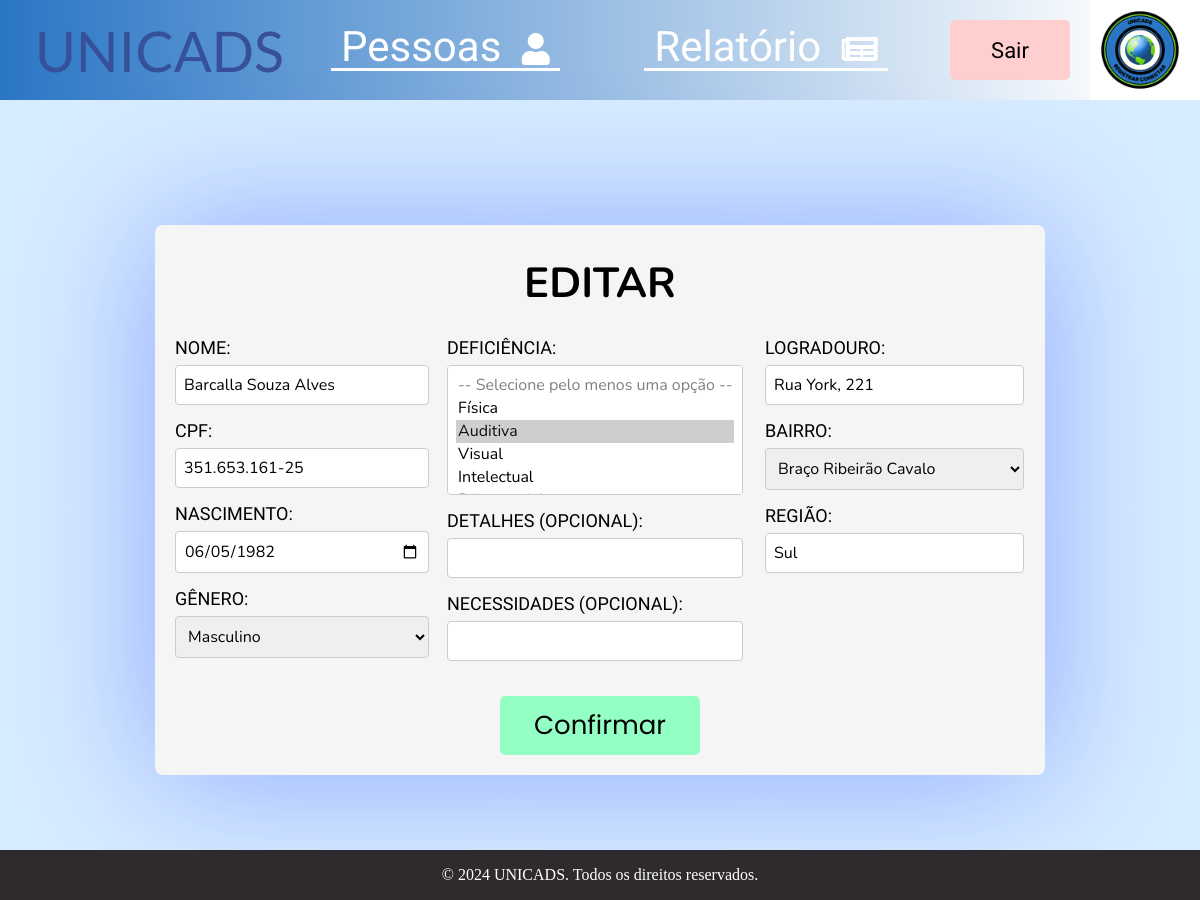
Before: /editar-pessoa/119 (signed in) with the older database file.
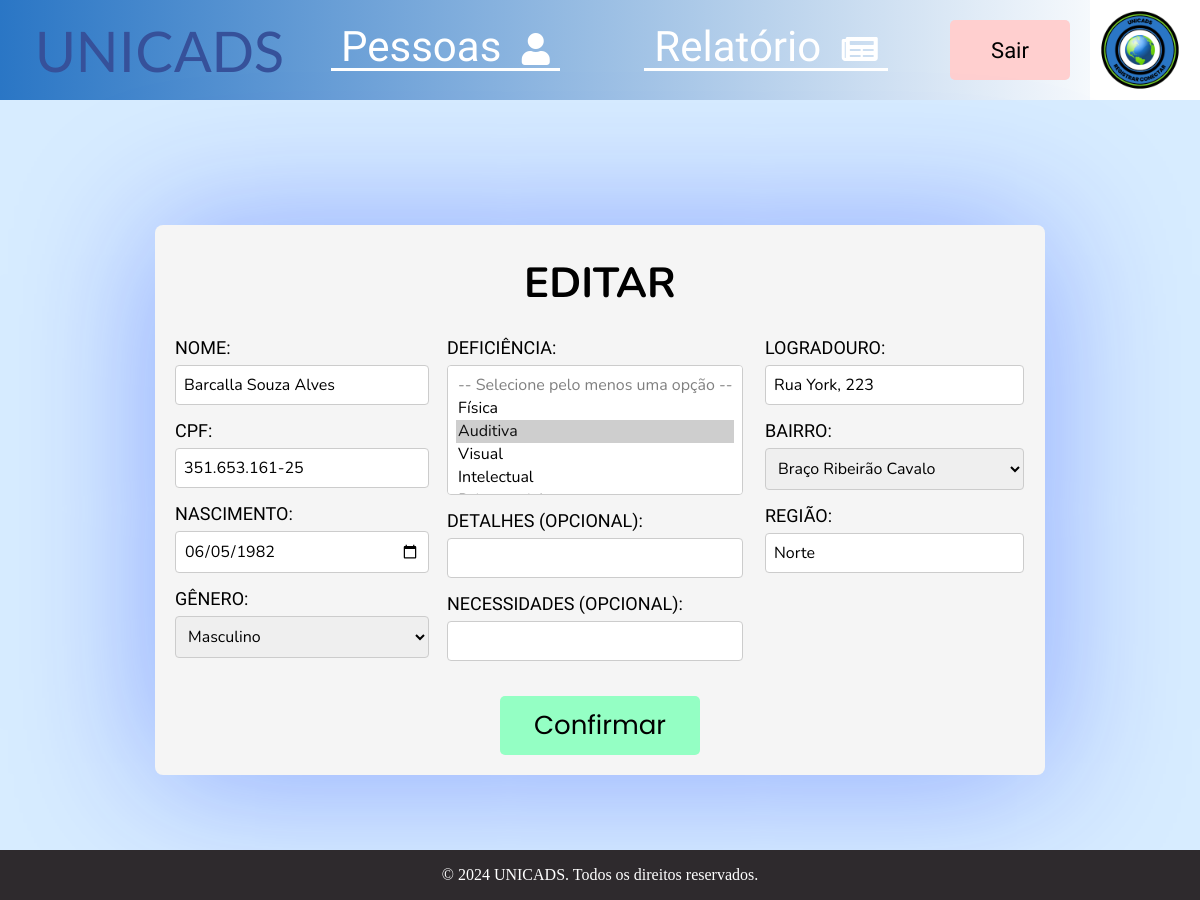
After: the same page with the newer database file.
### base/models.py (models this page shows, shortened)
class Pessoa(models.Model):
    nome =  models.CharField(max_length=200, blank=False, null=False)
    cpf = models.CharField(max_length=20)
    data_nasc = models.DateField()
    genero = models.CharField(
        max_length=10,
        choices=[
        ('Masculino', 'Masculino'),
        ('Feminino', 'Feminino'),
    ],
        default='Não informado',
    )
    endereco = models.ForeignKey(Endereco, on_delete=models.SET_NULL, null=True, default=None)
    deficiencias = models.CharField(max_length=100,default='')
    detalhes = models.CharField(max_length=300, default='Não Fornecido')
    necessidades = models.CharField(max_length=300, default='Não Fornecida')

class Endereco(models.Model):
    BAIRROS_CHOICES = [
        ('Água Verde', 'Água Verde'),
        ('Águas Claras', 'Águas Claras'),
        ('Amizade', 'Amizade'),
        ('Barra do Rio Cerro', 'Barra do Rio Cerro'),
        ('Barra do Rio Molha', 'Barra do Rio Molha'),
        ('Boa Vista', 'Boa Vista'),
        ('Braço Ribeirão Cavalo', 'Braço Ribeirão Cavalo'),
        ('Centenário', 'Centenário'),
        ('Centro', 'Centro'),
        ('Chico de Paulo', 'Chico de Paulo'),
        ('Czerniewicz', 'Czerniewicz'),
        ('Estrada Nova', 'Estrada Nova'),
        ('Ilha da Figueira', 'Ilha da Figueira'),
        ('Jaraguá 84', 'Jaraguá 84'),
        ('Jaraguá 99', 'Jaraguá 99'),
        ('Jaraguá Esquerdo', 'Jaraguá Esquerdo'),
        ('João Pessoa', 'João Pessoa'),
        ('Nereu Ramos', 'Nereu Ramos'),
        ('Nova Brasília', 'Nova Brasília'),
        ('Parque Malwee', 'Parque Malwee'),
        ('Rau', 'Rau'),
        ('Ribeirão Cavalo', 'Ribeirão Cavalo'),
        ('Rio Cerro I', 'Rio Cerro I'),
        ('Rio Cerro II', 'Rio Cerro II'),
        ('Rio da Luz', 'Rio da Luz'),
        ('Rio Molha', 'Rio Molha'),
        ('Santa Luzia', 'Santa Luzia'),
        ('Santo Antônio', 'Santo Antônio'),
        ('São Luís', 'São Luís'),
        ('Tifa Martins', 'Tifa Martins'),
        ('Tifa Monos', 'Tifa Monos'),
        ('Três Rios do Norte', 'Três Rios do Norte'),
        ('Três Rios do Sul', 'Três Rios do Sul'),
        ('Vieira', 'Vieira'),
        ('Vila Baependi', 'Vila Baependi'),
        ('Vila Lalau', 'Vila Lalau'),
        ('Vila Lenzi', 'Vila Lenzi'),
        ('Vila Nova', 'Vila Nova'),
    ]
    logradouro = models.CharField(max_length=200)
    bairro = models.CharField(max_length=100,
                                choices=BAIRROS_CHOICES, default='Não Informado')
    regiao = models.CharField(max_length=100)

### base/views.py (the view, shortened to what this page needs)
# urls.py: path('editar-pessoa/<int:pessoa_id>', views.editar_pessoa, name='editar'),
@login_required(login_url='login/')
def editar_pessoa(request, pessoa_id):
    pessoa = Pessoa.objects.get(id=pessoa_id)
    form_pessoa = PessoaForm(request.POST, instance=pessoa)
    form_endereco = EnderecoForm(request.POST, instance=pessoa.endereco)
    return render(request, 'editar.html', {'form_pessoa': form_pessoa, 'form_endereco': form_endereco, 'pessoa': pessoa, 'bairros':[bairro[0] for bairro in Endereco.BAIRROS_CHOICES]})

### base/forms.py (shortened to what this page needs)
class PessoaForm(forms.ModelForm):
    detalhes = forms.CharField(required=False)
    necessidades = forms.CharField(required=False)
    class Meta:
        model = Pessoa
        fields = ['nome', 'cpf', 'data_nasc', 'genero', 'deficiencias','detalhes', 'necessidades']

class EnderecoForm(forms.ModelForm):
    class Meta:
        model = Endereco
        fields = ['logradouro', 'bairro', 'regiao']

### base/templates/editar.html (shortened to what this page needs)
{% extends "base.html" %}
{% load static %}
{% block css %}{% static 'css/cadastro_editar.css' %}{% endblock %}
{% block conteudo %}
<link rel="stylesheet" href="https://cdnjs.cloudflare.com/ajax/libs/font-awesome/5.15.4/css/all.min.css">
<main>
    <div class="box">
        <h1 class="text">EDITAR</h1>
        <form method="post" class="edit-form">
            <div class="dados">
                <div class="pessoa">
                    <div class="esquerda">
                        <div class="form-group">
                            <label for="id_nome">NOME:</label>
                            <input type="text" name="nome" id="id_nome" autocomplete="off" value="{{ form_pessoa.instance.nome }}" required>
                        </div>
                        <div class="form-group">
                            <label for="id_cpf">CPF:</label>
                            <input type="text" name="cpf" id="id_cpf" autocomplete="off" maxlength="14" value="{{ form_pessoa.instance.cpf }}" required>
                        </div>
                        <div class="form-group">
                            <label for="id_nasc">NASCIMENTO:</label>
                            <input type="date" name="data_nasc" id="id_nasc" autocomplete="off" value="{{ form_pessoa.instance.data_nasc|date:'Y-m-d' }}" required>
                        </div>
                        <div class="form-group">
                            <label for="id_genero">GÊNERO:</label>
                            <select name="genero" id="id_genero" required>
                                <option value="Masculino"{% if form_pessoa.genero == 'Masculino' %}selected{% endif %}>Masculino</option>
                            </select>
                        </div>
                    </div>
                    <div class="direita">
                        <div class="form-group">
                            <label for="id_deficiencia">DEFICIÊNCIA:</label>
                            <select name="deficiencias" id="id_deficiencias" multiple required>
                                <option value="" disabled>-- Selecione pelo menos uma opção --</option>
                                <option value="Física" {% if "Física" in form_pessoa.instance.deficiencias %}selected{% endif %}>Física</option>
                                <option value="Auditiva" {% if "Auditiva" in form_pessoa.instance.deficiencias %}selected{% endif %}>Auditiva</option>
                                <option value="Visual" {% if "Visual" in form_pessoa.instance.deficiencias %}selected{% endif %}>Visual</option>
                                <option value="Intelectual" {% if "Intelectual" in form_pessoa.instance.deficiencias %}selected{% endif %}>Intelectual</option>
                                <option value="Psicossocial" {% if "Psicossocial" in form_pessoa.instance.deficiencias %}selected{% endif %}>Psicossocial</option>
                            </select>
                        </div>
                        <div class="form-group">
                            <label for="id_detalhes">DETALHES (OPCIONAL):</label>
                            <input type="text" name="detalhes" id="id_detalhes" autocomplete="off" value="{{ form_pessoa.instance.detalhes }}">
                        </div>
                        <div class="form-group">
                            <label for="id_necessidades">NECESSIDADES (OPCIONAL):</label>
                            <input type="text" name="necessidades" id="id_necessidades" autocomplete="off" value="{{ form_pessoa.instance.necessidades }}">
                        </div>
                    </div>
                </div>
                <div class="endereco">
                    <div class="form-group">
                        <label for="id_logradouro">LOGRADOURO:</label>
                        <input type="text" name="logradouro" id="id_logradouro" autocomplete="off" value="{{ form_pessoa.instance.endereco.logradouro }}" required>
                    </div>
                    <div class="form-group">
                        <label for="id_bairro">BAIRRO:</label>
                            <select name="bairro" id="id_bairro" required>
                                {% for bairro in bairros %}
                                <option value="{{ bairro }}" {% if form_pessoa.instance.endereco.bairro == bairro %}selected{% endif %}>{{ bairro }}</option>
                                {% endfor %}
                            </select>
                    </div>
                    <div class="form-group">
                        <label for="id_regiao">REGIÃO:</label>
                        <input type="text" name="regiao" id="id_regiao" autocomplete="off" value="{{ form_pessoa.instance.endereco.regiao }}" required>
                    </div>
                </div>
            </div>
            <div class="botao">
                <button type="submit" class="btn">Confirmar</button>
            </div>
        </form>
    </div>
</main>
{% endblock %}

### base/templates/base.html (shortened to what this page needs)
{% load static %}
<!DOCTYPE html>
<html lang="pt-br">
<head>
  <link rel="stylesheet" href="{% block css %}{% endblock %}" />
</head>
<body>
  <header>
    <div class="header-content">
      <div class="header-esquerda">
        <a href="{% url 'home' %}">UNICADS</a>
      </div>
      {% if not login %}
      <div class="header-centro">
        <div class="pessoas">
          <a href="{% url 'pessoas' %}">
            Pessoas
            <span><i class="fas fa-user"></i></span>
          </a>
        </div>
        <div class="relatorio">
          <a href="{% url 'relatorio' %}">
            Relatório
            <span><i class="fas fa-newspaper"></i></span>
          </a>
        </div>
      </div>
      {% endif %}
      <div class="header-direita">
        {% if user.is_authenticated %}
        <button type="submit" class="logout" onclick="location.href='{% url 'logout' %}'">
          Sair
        </button>
        {% endif %}
        <img src="{% static 'imgs/logo2.png' %}" />
      </div>
    </div>
  </header>
  {% block conteudo %} {% endblock %}
  <footer>
    <p>© 2024 UNICADS. Todos os direitos reservados.</p>
  </footer>
</body>
</html>

### static/css/cadastro_editar.css (style rules this page uses)
main { width: 100%; min-height: 800px; display: flex; flex-direction: column; align-items: center; justify-content: center; }
.box { width: 850px; padding: 20px; background-color: #f5f5f5; border-radius: 8px; box-shadow: 0 2px 140px rgba(0, 38, 255, 0.363); }
.text { text-align: center; font-family: "Nunito"; font-size: 42px; margin-top: 10px; margin-bottom: 25px; }
.dados { display: flex; justify-content: space-between; }
.pessoa { display: flex; }
.esquerda input, .esquerda select { width: 120%; }
.direita { margin-left: 60px; }
#id_deficiencias { height: 130px; }
.endereco { margin-right: 35px; }
.endereco input, .endereco select { width: 115%; }
.form-group { display: flex; flex-direction: column; margin-bottom: 15px; }
.form-group label { font-family: "Quicksand"; font-size: 18px; margin-bottom: 7px; }
.form-group select, .form-group input { font-family: "Nunito"; padding: 8px; font-size: 16px; border: 1px solid #ccc; border-radius: 4px; box-sizing: border-box; }
.botao { display: flex; justify-content: center; margin-top: 20px; }
.botao button { width: 200px; padding: 10px; background-color: #94ffc4; color: rgb(0, 0, 0); border: none; border-radius: 5px; font-size: 26px; font-family: "Poppins"; cursor: pointer; transition: background 0.3s ease; }

### base/templates/base.html (style rules this page uses)
body { margin: 0; padding: 0; min-height: 900px; min-width: fit-content; background-color: rgb(215, 236, 255); }
footer { background-color: #2e2a2d; color: #fff; text-align: center; padding: 0; position: fixed; bottom: 0; width: 100%; }
header { display: flex; width: 100%; background: linear-gradient(to right, #2a76c5, #ffffff 95%); color: #fff; }
.header-content { display: flex; width: 100%; align-items: center; justify-content: space-between; height: 100px; }
.header-esquerda a { padding-left: 5px; padding-right: 5px; font-size: 56px; font-family: "Lato", sans-serif; text-decoration: none; color: #36519a; margin-left: 30px; border-radius: 5px; }
.header-centro { display: flex; justify-content: space-around; width: 100%; height: 100px; }
.pessoas, .relatorio { display: flex; justify-content: center; align-items: center; }
.pessoas a, .relatorio a { display: inline-block; padding: 10px; margin-top: -7px; font-size: 42px; font-family: "Kanit", sans-serif; text-decoration: none; color: #ffffff; border-radius: 5px; transition: background-color 0.3s ease, color 0.3s ease; position: relative; }
.pessoas i, .relatorio i { margin-left: 10px; font-size: 32px; }
.pessoas a::after, .relatorio a::after { content: ""; position: absolute; left: 0; bottom: 10px; height: 3px; width: 100%; background-color: #ffffff; transition: background-color 0.3s ease; }
.header-direita { display: flex; height: 100px; }
.header-content img { margin-right: 10px; height: 100px; }
.header-content button { font-family: "Quicksand", sans-serif; margin: 20px; min-width: 120px; font-size: 22px; background-color: #ffcfcf; border: none; border-radius: 5px; cursor: pointer; transition: background-color 0.3s ease; }

Changed rows visible on the page:
changed Pessoa "Barcalla Souza Alves": logradouro "Rua York, 221" → "Rua York, 223"; regiao "Sul" → "Norte"
